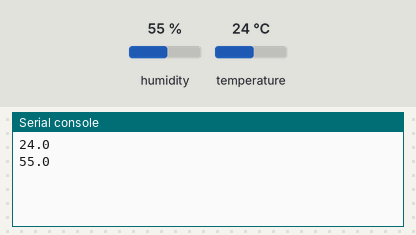
Simulated run of this program. Board: ESP32 board running MicroPython. Shown: the last lines printed to the serial console. Inputs (shaded band) come from the test bench; at power-on: humidity 55 %, temperature 24 °C.

Above: at 1.2 s.
1.3 s: humidity set to 22 %
At 2.8 s:
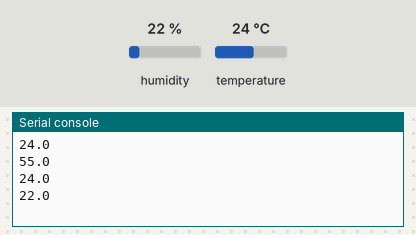
4.0 s: temperature set to 12 °C
At 5.1 s:
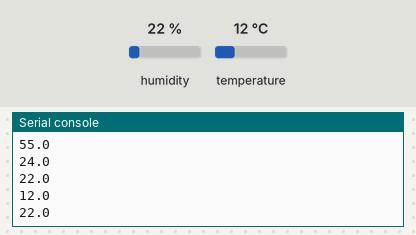
6.7 s: humidity set to 40 %
At 8.6 s:
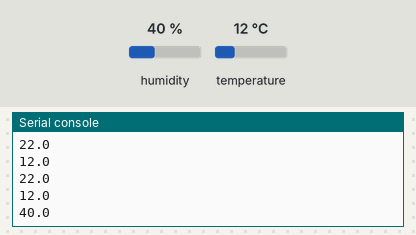
Timing chart, 0 to 10.1 s (numbered marks = the images above; inputs shaded):
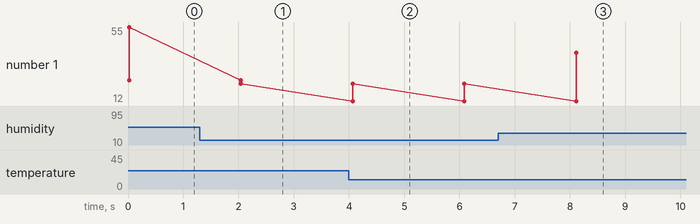

The program:

MicroPython.py
```python
# ESP32 DHT22 Micropython example
from machine import Pin
from time import sleep
import dht

dht = dht.DHT22(Pin(17))

while True:
    try:
        dht.measure()
        print(dht.temperature())
        print(dht.humidity())
        sleep(2)
    except OSError as e:
        print('Oops')
```

Measured:
- after the input at 1.3 s, the serial console: prints a new line after 0.75 s (image 1)
- after the input at 4.0 s, the serial console: prints a new line after 0.07 s (image 2)
- after the input at 6.7 s, the serial console: prints a new line after 1.4 s (image 3)
- plotted number 1: 55 → 22 after the input at 1.3 s, 22 → 40 after the input at 6.7 s
